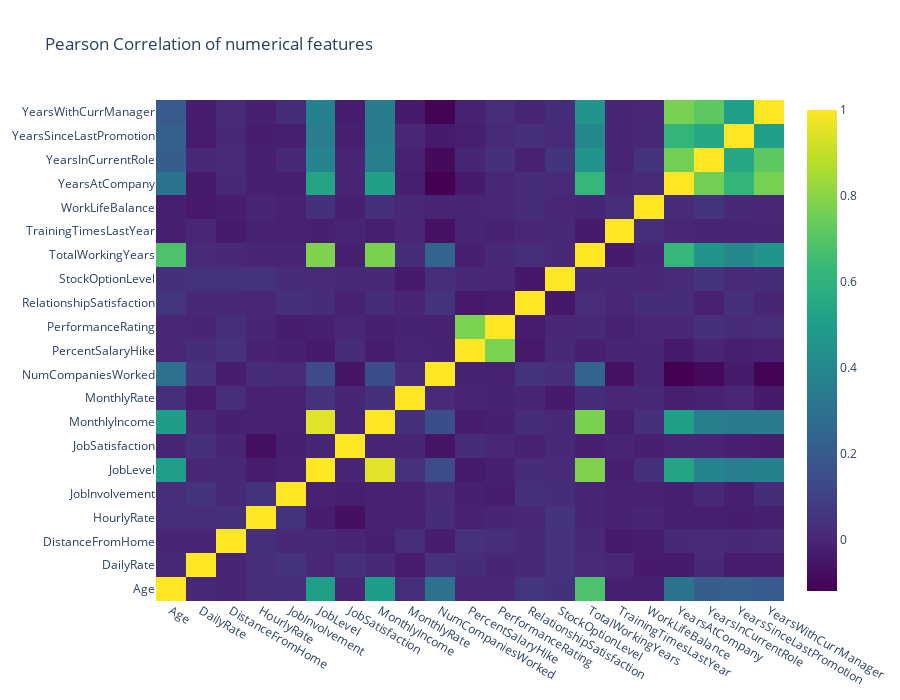

Notebook code cell kept with this figure:
### Markdown cell above
### Finding Correlation

The next step in a data exploration is to find the correlation matrix. By plotting a correlation matrix, we get a really good look at how the features relate to each other. 

In this correlation plot, I will be using the Plotly library in Python to produce an interactive Pearson correlation matrix via the Heatmap function as follows:

### Code cell
# Define a dictionary for the target mapping
target_map = {'Yes':1, 'No':0}
# Use the pandas apply method to numerically encode our attrition target variable
attrition["Attrition_numerical"] = attrition["Attrition"].apply(lambda x: target_map[x])

# Creating a list of only numerical values
numerical = [u'Age',u'DailyRate',u'DistanceFromHome',
             u'HourlyRate',u'JobInvolvement',u'JobLevel',u'JobSatisfaction',
             u'MonthlyIncome',u'MonthlyRate',u'NumCompaniesWorked',
             u'PercentSalaryHike',u'PerformanceRating',u'RelationshipSatisfaction',
             u'StockOptionLevel',u'TotalWorkingYears',
             u'TrainingTimesLastYear',u'WorkLifeBalance',u'YearsAtCompany',
             u'YearsInCurrentRole',u'YearsSinceLastPromotion',u'YearsWithCurrManager']
data = [
    go.Heatmap(
        z=attrition[numerical].astype(float).corr().values,   # Generating the Pearson correlation
        x=attrition[numerical].columns.values,
        y=attrition[numerical].columns.values,
        colorscale='Viridis',
        reversescale=False,
        opacity=1.0
    )
]

layout = go.Layout(
    title='Pearson Correlation of numerical features',
    xaxis=dict(ticks='',nticks=36),
    yaxis=dict(ticks=''),
    width=900, height=700,
)

fig = go.Figure(data=data,layout=layout)
py.iplot(fig, filename='labelled-heatmap')

### Figure 1 — Plotly figure (JSON) as saved in the notebook; plotly's stock layout.template omitted (floating-point values rounded to 4 significant figures; data arrays with more than 128 entries replaced by an {"elided": "..."} marker saying what was removed)
{"data": [{"colorscale": [[0, "#440154"], [0.1111, "#482878"], [0.2222, "#3e4989"], [0.3333, "#31688e"], [0.4444, "#26828e"], [0.5556, "#1f9e89"], [0.6667, "#35b779"], [0.7778, "#6ece58"], [0.8889, "#b5de2b"], [1, "#fde725"]], "opacity": 1, "reversescale": false, "type": "heatmap", "x": ["Age", "DailyRate", "DistanceFromHome", "HourlyRate", "JobInvolvement", "JobLevel", "JobSatisfaction", "MonthlyIncome", "MonthlyRate", "NumCompaniesWorked", "PercentSalaryHike", "PerformanceRating", "RelationshipSatisfaction", "StockOptionLevel", "TotalWorkingYears", "TrainingTimesLastYear", "WorkLifeBalance", "YearsAtCompany", "YearsInCurrentRole", "YearsSinceLastPromotion", "YearsWithCurrManager"], "y": ["Age", "DailyRate", "DistanceFromHome", "HourlyRate", "JobInvolvement", "JobLevel", "JobSatisfaction", "MonthlyIncome", "MonthlyRate", "NumCompaniesWorked", "PercentSalaryHike", "PerformanceRating", "RelationshipSatisfaction", "StockOptionLevel", "TotalWorkingYears", "TrainingTimesLastYear", "WorkLifeBalance", "YearsAtCompany", "YearsInCurrentRole", "YearsSinceLastPromotion", "YearsWithCurrManager"], "z": {"elided": "21x21 float values"}}], "layout": {"height": 700, "title": {"text": "Pearson Correlation of numerical features"}, "width": 900, "xaxis": {"nticks": 36, "ticks": ""}, "yaxis": {"ticks": ""}}}
